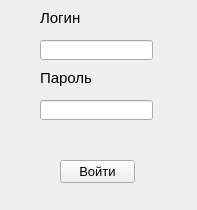
<?xml version="1.0" encoding="UTF-8"?>
<ui version="4.0">
 <class>LoginForm</class>
 <widget class="QMainWindow" name="LoginForm">
  <property name="geometry">
   <rect>
    <x>0</x>
    <y>0</y>
    <width>197</width>
    <height>210</height>
   </rect>
  </property>
  <property name="windowTitle">
   <string>MainWindow</string>
  </property>
  <widget class="QWidget" name="centralwidget">
   <widget class="QLineEdit" name="lineEdit">
    <property name="geometry">
     <rect>
      <x>40</x>
      <y>40</y>
      <width>113</width>
      <height>20</height>
     </rect>
    </property>
   </widget>
   <widget class="QLineEdit" name="lineEdit_2">
    <property name="geometry">
     <rect>
      <x>40</x>
      <y>100</y>
      <width>113</width>
      <height>20</height>
     </rect>
    </property>
    <property name="font">
     <font>
      <pointsize>7</pointsize>
     </font>
    </property>
    <property name="frame">
     <bool>true</bool>
    </property>
    <property name="echoMode">
     <enum>QLineEdit::Password</enum>
    </property>
   </widget>
   <widget class="QLabel" name="label">
    <property name="geometry">
     <rect>
      <x>40</x>
      <y>10</y>
      <width>41</width>
      <height>16</height>
     </rect>
    </property>
    <property name="font">
     <font>
      <pointsize>11</pointsize>
     </font>
    </property>
    <property name="text">
     <string>Логин</string>
    </property>
   </widget>
   <widget class="QLabel" name="label_2">
    <property name="geometry">
     <rect>
      <x>40</x>
      <y>70</y>
      <width>51</width>
      <height>16</height>
     </rect>
    </property>
    <property name="font">
     <font>
      <pointsize>11</pointsize>
     </font>
    </property>
    <property name="text">
     <string>Пароль</string>
    </property>
   </widget>
   <widget class="QPushButton" name="pushButton">
    <property name="geometry">
     <rect>
      <x>60</x>
      <y>160</y>
      <width>75</width>
      <height>23</height>
     </rect>
    </property>
    <property name="font">
     <font>
      <pointsize>10</pointsize>
     </font>
    </property>
    <property name="text">
     <string>Войти</string>
    </property>
   </widget>
   <widget class="QLabel" name="errors">
    <property name="geometry">
     <rect>
      <x>40</x>
      <y>130</y>
      <width>111</width>
      <height>20</height>
     </rect>
    </property>
    <property name="text">
     <string/>
    </property>
   </widget>
  </widget>
 </widget>
 <resources/>
 <connections/>
</ui>
